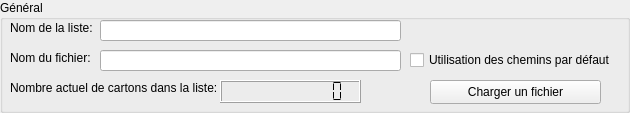
                <widget class="QGroupBox" name="groupBox">
                    <property name="sizePolicy">
                        <sizepolicy hsizetype="Preferred" vsizetype="Fixed">
                            <horstretch>0</horstretch>
                            <verstretch>0</verstretch>
                        </sizepolicy>
                    </property>
                    <property name="minimumSize">
                        <size>
                            <width>621</width>
                            <height>111</height>
                        </size>
                    </property>
                    <property name="title">
                        <string>Général</string>
                    </property>
                    <widget class="QLineEdit" name="UIListName">
                        <property name="geometry">
                            <rect>
                                <x>100</x>
                                <y>20</y>
                                <width>301</width>
                                <height>21</height>
                            </rect>
                        </property>
                        <property name="toolTip">
                            <string>Définir un name pour la liste</string>
                        </property>
                    </widget>
                    <widget class="QLabel" name="label">
                        <property name="geometry">
                            <rect>
                                <x>10</x>
                                <y>20</y>
                                <width>91</width>
                                <height>16</height>
                            </rect>
                        </property>
                        <property name="text">
                            <string>Nom de la liste:</string>
                        </property>
                    </widget>
                    <widget class="QLabel" name="label_2">
                        <property name="geometry">
                            <rect>
                                <x>10</x>
                                <y>50</y>
                                <width>91</width>
                                <height>16</height>
                            </rect>
                        </property>
                        <property name="text">
                            <string>Nom du fichier:</string>
                        </property>
                    </widget>
                    <widget class="QLineEdit" name="UIFileName">
                        <property name="geometry">
                            <rect>
                                <x>100</x>
                                <y>50</y>
                                <width>301</width>
                                <height>21</height>
                            </rect>
                        </property>
                        <property name="toolTip">
                            <string>Le name du chier dans lequel sauver la liste</string>
                        </property>
                    </widget>
                    <widget class="QCheckBox" name="UIDefaultPaths">
                        <property name="geometry">
                            <rect>
                                <x>410</x>
                                <y>50</y>
                                <width>211</width>
                                <height>20</height>
                            </rect>
                        </property>
                        <property name="toolTip">
                            <string>Si coché, le name du fichier est déduit du name de la liste et du chemin par défaut.
                            </string>
                        </property>
                        <property name="text">
                            <string>Utilisation des chemins par défaut</string>
                        </property>
                    </widget>
                    <widget class="QLabel" name="label_5">
                        <property name="geometry">
                            <rect>
                                <x>10</x>
                                <y>80</y>
                                <width>211</width>
                                <height>16</height>
                            </rect>
                        </property>
                        <property name="text">
                            <string>Nombre actuel de cartons dans la liste:</string>
                        </property>
                    </widget>
                    <widget class="QLCDNumber" name="UINumberCartons">
                        <property name="geometry">
                            <rect>
                                <x>220</x>
                                <y>80</y>
                                <width>141</width>
                                <height>23</height>
                            </rect>
                        </property>
                        <property name="smallDecimalPoint">
                            <bool>true</bool>
                        </property>
                        <property name="digitCount">
                            <number>9</number>
                        </property>
                        <property name="segmentStyle">
                            <enum>QLCDNumber::Flat</enum>
                        </property>
                        <property name="intValue" stdset="0">
                            <number>0</number>
                        </property>
                    </widget>
                    <widget class="QPushButton" name="pushButton_5">
                        <property name="geometry">
                            <rect>
                                <x>430</x>
                                <y>80</y>
                                <width>171</width>
                                <height>24</height>
                            </rect>
                        </property>
                        <property name="toolTip">
                            <string>Charge la liste depuis un fichier</string>
                        </property>
                        <property name="text">
                            <string>Charger un fichier</string>
                        </property>
                    </widget>
                </widget>
